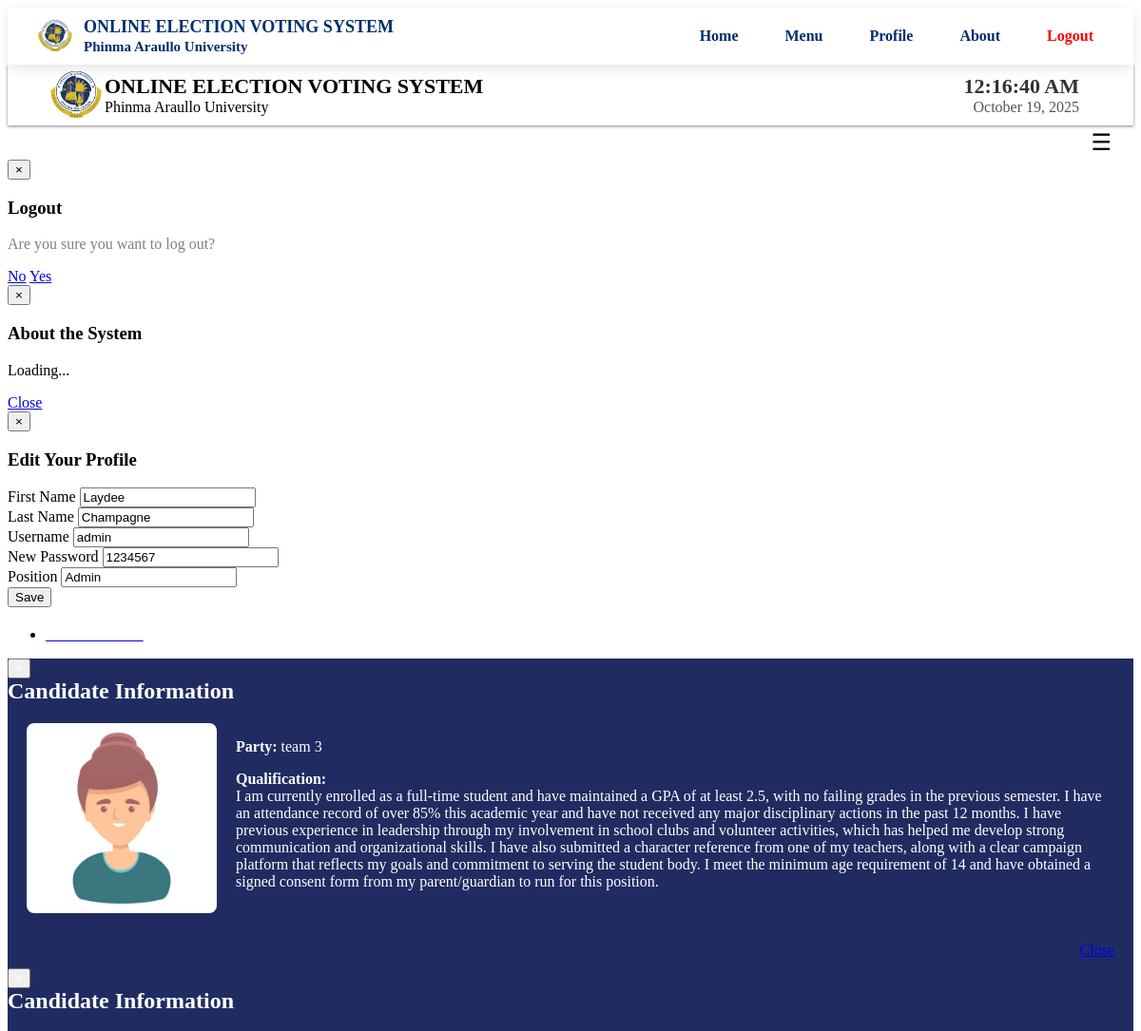
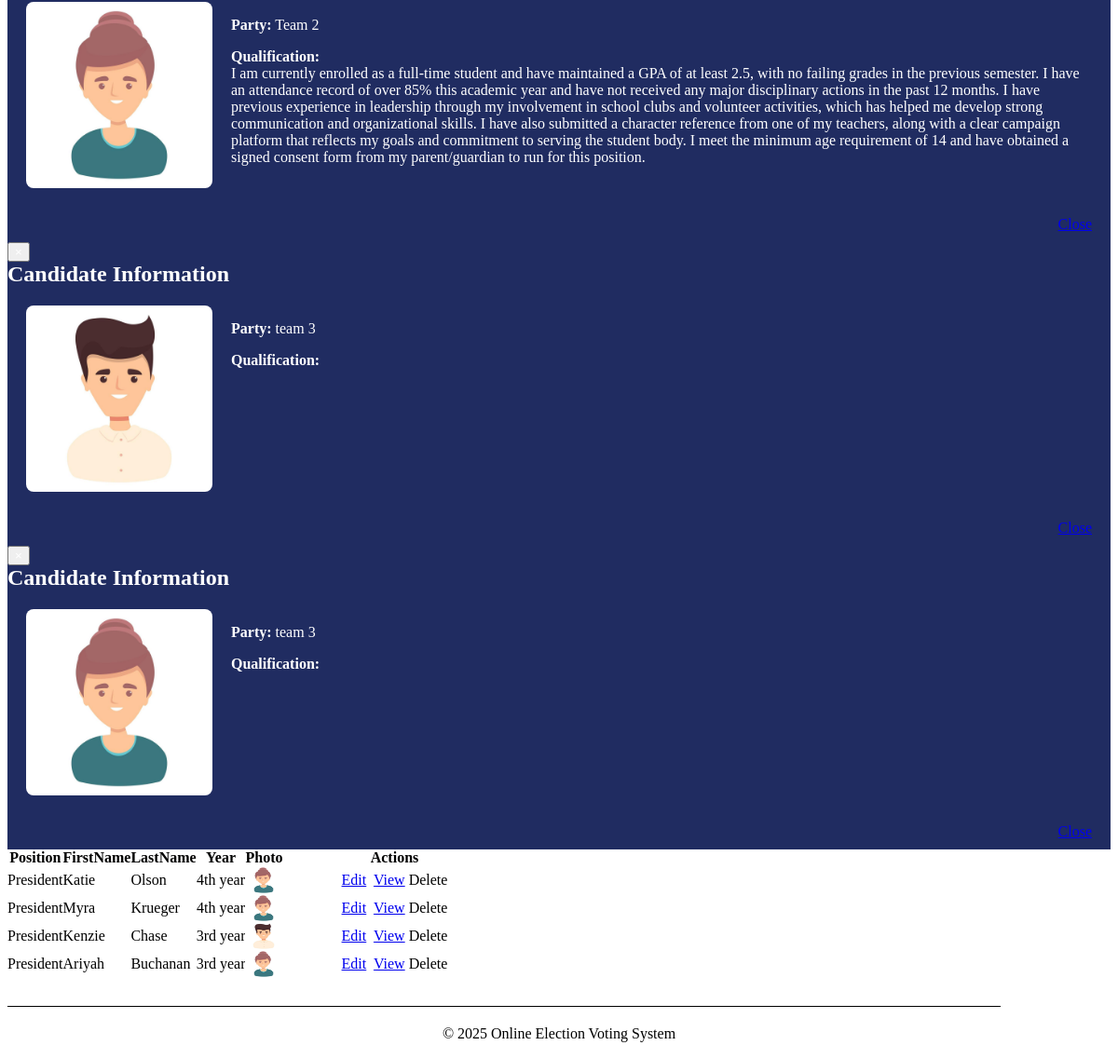
/admin/President.php (signed in), run on the app's committed database (2 pictures, top to bottom).
### tables this page shows
CREATE TABLE `users` (
  `User_id` int(11) NOT NULL,
  `FirstName` varchar(100) NOT NULL,
  `LastName` varchar(100) NOT NULL,
  `UserName` varchar(100) NOT NULL,
  `Password` varchar(100) NOT NULL,
  `User_Type` varchar(50) NOT NULL,
  `Position` varchar(100) NOT NULL
);

CREATE TABLE `candidate` (
  `CandidateID` int(11) NOT NULL,
  `abc` varchar(1) NOT NULL,
  `Position` varchar(200) NOT NULL,
  `Party` varchar(100) NOT NULL,
  `FirstName` varchar(200) NOT NULL,
  `LastName` varchar(200) NOT NULL,
  `MiddleName` varchar(100) NOT NULL,
  `Gender` varchar(6) NOT NULL,
  `Year` varchar(100) NOT NULL,
  `Photo` varchar(200) NOT NULL,
  `Qualification` text NOT NULL
);

### admin/session.php (called while the page is built, shortened)
<?php
$id_session=$_SESSION['id'];
?>

### admin/President.php (the view, shortened to what this page needs)
<?php
include('session.php');
include('header.php');
include('dbcon.php');
?>
</head>
<body>
<?php include('nav_top.php'); ?>
<div class="wrapper">
<div class="home_body">
<?php include('menusidebar.php'); ?>
<section style="margin-top: 20px;">
<section>
<div id="element" class="hero-body">
	<div class="pagination">
		  <ul>
    <li><a href="new_candidate.php"><font color="white"><i class="icon-plus icon-large"></i>Add Candidates</font></a></li>
    </ul>
	</div>
	<table class="users-table">
<div class="demo_jui">
		<table cellpadding="0" cellspacing="0" border="0" class="display" id="log" class="jtable">
			<thead>
				<tr>
				<th>Position</th>
				<th>FirstName</th>
				<th>LastName</th>
				<th>Year</th>
				<th>Photo</th>
				<th>Actions</th>
				</tr>
			</thead>
			<tbody>
<?php $candidate_query=mysqli_query($conn,"select  * from candidate where Position='President'");
		while($candidate_rows=mysqli_fetch_array($candidate_query)){ $id=$candidate_rows['CandidateID'];
		?>
<tr class="del<?php echo $id ?>">
    <td align="center"><?php echo htmlspecialchars($candidate_rows['Position']); ?></td>
    <td><?php echo htmlspecialchars($candidate_rows['FirstName']); ?></td>
    <td><?php echo htmlspecialchars($candidate_rows['LastName']); ?></td>
    <td align="center"><?php echo htmlspecialchars($candidate_rows['Year']); ?></td>
    <td align="center">
        <img class="pic" width="40" height="30" src="<?php echo htmlspecialchars($candidate_rows['Photo']); ?>" border="0"
             onmouseover="showtrail('<?php echo htmlspecialchars($candidate_rows['Photo']); ?>','<?php echo htmlspecialchars($candidate_rows['FirstName'] . " " . $candidate_rows['LastName']); ?>',200,5)"
             onmouseout="hidetrail()">
    </td>
    <td width="240" align="center">
        <a class="btn btn-success" href="edit_candidate.php?id=<?php echo $id; ?>"><i class="icon-edit icon-large"></i> Edit</a>&nbsp;
        <a class="btn btn-info" data-toggle="modal" href="#<?php echo $id; ?>"><i class="icon-list icon-large"></i> View</a>
        <a class="btn btn-danger1" id="<?php echo $id; ?>"><i class="icon-trash icon-large"></i> Delete</a>
    </td>
</tr>
<div class="modal hide fade" id="<?php echo htmlspecialchars($id); ?>">
  <div class="modal-header" style="background-color: #202c61; color: white;">
    <button type="button" class="close" data-dismiss="modal" style="color:white;">×</button>
    <h1 style="margin: 0; font-size: 24px;">Candidate Information</h1>
  </div>
  <div class="modal-body" style="
    background-color: #202c61;
    color: white;
    display: flex;
    gap: 20px;
    align-items: flex-start;
    max-height: 400px;
    overflow-y: auto;
    padding: 20px;">
    <div style="flex-shrink: 0;">
      <img
        src="<?php echo htmlspecialchars($candidate_rows['Photo']); ?>"
        alt="Candidate Photo"
        style="max-height: 200px; width: auto; border-radius: 8px; object-fit: contain;">
    </div>
    <div style="flex-grow: 1; overflow-wrap: break-word;">
      <p><strong>Party:</strong> <?php echo htmlspecialchars($candidate_rows['Party']); ?></p>
      <p><strong>Qualification:</strong><br>
        <?php echo nl2br(htmlspecialchars($candidate_rows['Qualification'])); ?>
      </p>
    </div>
  </div>
  <div class="modal-footer" style="background-color: #202c61; text-align: right; padding: 10px 20px;">
    <a href="#" class="btn btn-secondary" data-dismiss="modal" style="color: border: 1px solid white;">Close</a>
  </div>
</div>
		</div>
		</div>
<?php } ?>
<?php include('footer.php')?>
</body>
</html>

### admin/menusidebar.php (shortened to what this page needs)
<div class="navbar2">
  <div class="navbar-inner">
    <div class="container">
      <button class="hamburger pull-right" onclick="toggleSidebar()">&#9776;</button>
    </div>
  </div>
</div>
<div class="modal hide fade" id="logoutModal">
  <div class="modal-header">
    <button type="button" class="close" data-dismiss="modal">×</button>
    <h3>Logout</h3>
  </div>
  <div class="modal-body">
    <p style="color: gray;">Are you sure you want to log out?</p>
  </div>
  <div class="modal-footer">
    <a href="#" class="btn" data-dismiss="modal">No</a>
    <a href="logout.php" class="btn btn-primary">Yes</a>
  </div>
</div>
<div class="modal hide fade" id="aboutModal">
  <div class="modal-header">
    <button type="button" class="close" data-dismiss="modal">×</button>
    <h3>About the System</h3>
  </div>
  <div class="modal-body" id="aboutContent">
    <p>Loading...</p>
  </div>
  <div class="modal-footer">
    <a href="#" class="btn" data-dismiss="modal">Close</a>
  </div>
</div>
<div class="modal hide fade" id="profileModal" tabindex="-1" role="dialog">
  <div class="modal-dialog" style="max-width: 600px;">
    <div class="modal-content hero-profile">
      <div class="modal-header">
        <button type="button" class="close" data-dismiss="modal">×</button>
        <h3>Edit Your Profile</h3>
      </div>
      <div class="modal-body">
        <?php
        $query = mysqli_query($conn, "SELECT * FROM users WHERE User_id = '$id_session'");
        $row = mysqli_fetch_assoc($query);
        ?>
        <form method="post">
          <div class="form-group">
            <label>First Name</label>
            <input type="text" name="firstname" value="<?php echo $row['FirstName']; ?>" class="form-control" required>
          </div>
          <div class="form-group">
            <label>Last Name</label>
            <input type="text" name="lastname" value="<?php echo $row['LastName']; ?>" class="form-control" required>
          </div>
          <div class="form-group">
            <label>Username</label>
            <input type="text" name="username" value="<?php echo $row['UserName']; ?>" class="form-control" required>
          </div>
          <div class="form-group">
            <label>New Password</label>
            <input type="text" name="password" value="<?php echo $row['Password']; ?>" class="form-control" required>
          </div>
          <div class="form-group">
            <label>Position</label>
            <input type="text" value="<?php echo $row['Position']; ?>" class="form-control" readonly>
          </div>
          <input type="submit" name="save" value="Save" class="btn btn-primary">
        </form>
      </div>
    </div>
  </div>
</div>

### admin/menusidebar.php (style rules this page uses)
.navbar2 { width: 100%; max-width: 100%; box-sizing: border-box; overflow-x: visible; padding: 0; }
.navbar-inner { width: 100%; max-width: 100%; box-sizing: border-box; }
.navbar2 .container { width: 100% !important; max-width: 100%; box-sizing: border-box; display: flex; flex-wrap: wrap; justify-content: space-between; align-items: center; overflow-x: visible; padding: 0 15px; }
.hamburger { font-size: 24px; background: transparent; border: none; color: #000; cursor: pointer; padding: 4px 8px; margin-left: auto; }

### data on the page
users: firstname "Laydee", lastname "Champagne", username "admin", password "1234567", Position "Admin"
candidate: Position "President", FirstName "Katie", LastName "Olson", Year "4th year", Photo (picture), Party "team 3", Qualification "I am currently enrolled as a full-time student and have maintained a GPA of at least 2.5, with no failing grades in the previous semester. I have an attendance record of over 85% this academic year and have not received any major disciplinary actions in the past 12 months. I have previous experience in leadership through my involvement in school clubs and volunteer activities, which has helped me develop strong communication and organizational skills. I have also submitted a character reference from one of my teachers, along with a clear campaign platform that reflects my goals and commitment to serving the student body. I meet the minimum age requirement of 14 and have obtained a signed…"
candidate: Position "President", FirstName "Myra", LastName "Krueger", Year "4th year", Photo (picture), Party "Team 2", Qualification "I am currently enrolled as a full-time student and have maintained a GPA of at least 2.5, with no failing grades in the previous semester. I have an attendance record of over 85% this academic year and have not received any major disciplinary actions in the past 12 months. I have previous experience in leadership through my involvement in school clubs and volunteer activities, which has helped me develop strong communication and organizational skills. I have also submitted a character reference from one of my teachers, along with a clear campaign platform that reflects my goals and commitment to serving the student body. I meet the minimum age requirement of 14 and have obtained a signed…"
candidate: Position "President", FirstName "Kenzie", LastName "Chase", Year "3rd year", Photo (picture), Party "team 3"
candidate: Position "President", FirstName "Ariyah", LastName "Buchanan", Year "3rd year", Photo (picture), Party "team 3"
